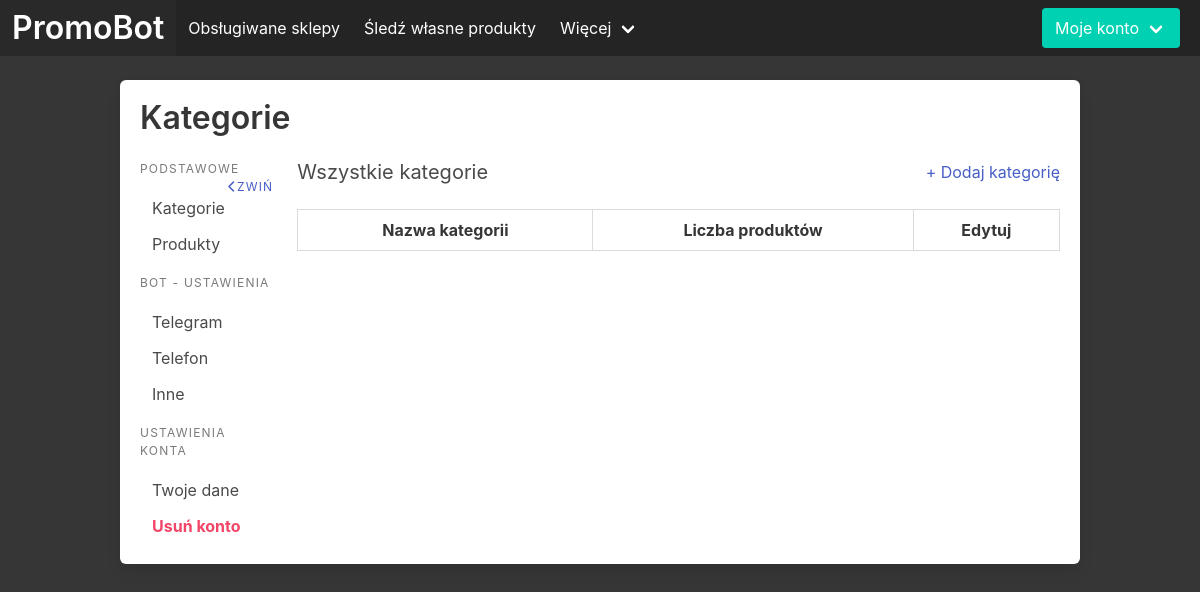
The app's page /moje-konto/kategorie (signed in), older data.
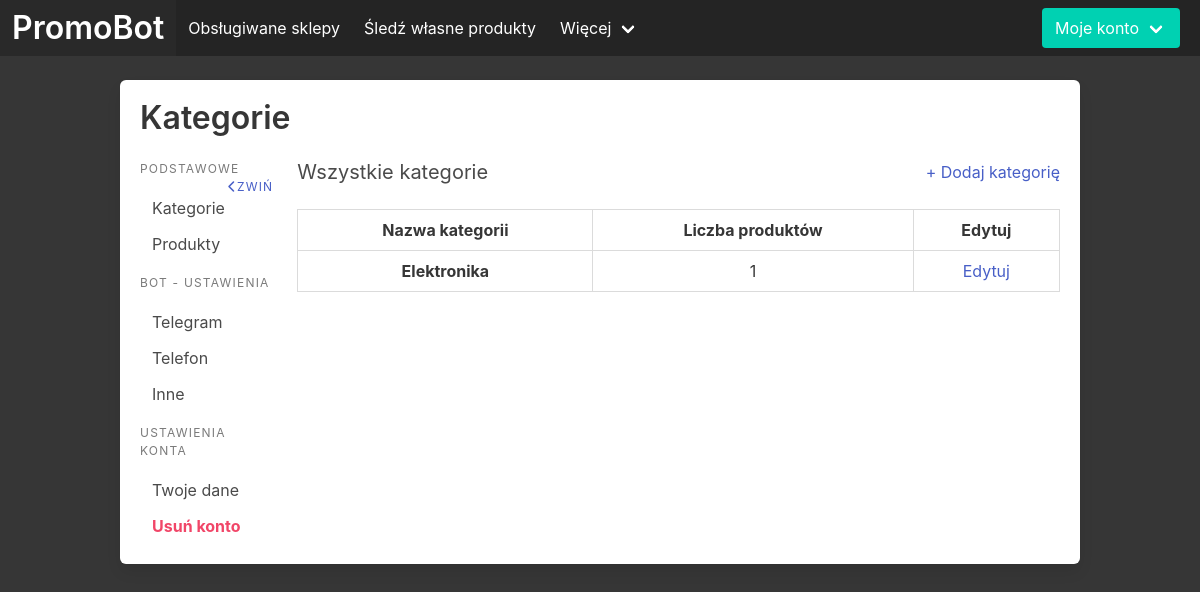
The same page, newer data.
### priceBot/models.py (models this page shows)
class Category(models.Model):
    user = models.ForeignKey(User, on_delete=models.CASCADE)
    category_name = models.CharField(max_length=60)

### priceBot/views.py (the view, shortened to what this page needs)
# urls.py: path('moje-konto/kategorie', views.categories_account, name='categories_account'),
def categories_account(request):
    if not request.user.is_authenticated:
        return redirect("homepage")
    categories = [
        {
            "id": category.id,
            "name": category.category_name,
            "products_count": len(Product.objects.filter(category=category, user=request.user))
        } for category in Category.objects.filter(user=request.user)
    ]
    context = {
        "categories": categories
    }
    print(categories)
    return render(request, 'account/categories.html', context=context)

### templates/account/categories.html (shortened to what this page needs)
{% extends 'account/base.html' %}
{% block title2 %}
    <h1 class="title">Kategorie</h1>
{% endblock title2 %}
{% block main-column %}
<div class="is-flex is-justify-content-space-between">
    <h1 class="subtitle categories-title">Wszystkie kategorie</h1>
    <a class="add-category">+ Dodaj kategorię</a>
</div>
  <table class="table is-bordered categories is-fullwidth">
    <tbody>
      <thead>
        <th class="has-text-centered">Nazwa kategorii</th>
        <th class="has-text-centered">Liczba produktów</th>
        <th class="has-text-centered">Edytuj</th>
      </thead>
      {% for category in categories %}
      <tr class="has-text-centered">
        <th class="has-text-centered">{{ category.name }}</th>
        <td class="has-text-centered">{{ category.products_count }}</td>
        <td class="has-text-centered"><a href="{% url 'category_edit' category.id %}">Edytuj</a></td>
      </tr>
      {% endfor %}
    </tbody>
</table>
{% endblock main-column %}

### templates/account/base.html
{% extends 'app/base.html' %}
{% block content %}
{% block title2 %}
{% endblock title2 %}
<div class="columns">
    <div class="column is-2">
        <aside class="menu">
            <p class="menu-label">
                Podstawowe
                <a class="is-pulled-right"><i class="fa-solid fa-chevron-left"></i>Zwiń </a>
            </p>
            <ul class="menu-list">
                <li><a href="{% url 'categories_account' %}">Kategorie</a></li>
                <li><a href="{% url 'products_account' %}">Produkty</a></li>
            </ul>
            <p class="menu-label">
                BOT - Ustawienia
            </p>
            <ul class="menu-list">
                <li><a href="?ustawienia-telegram">Telegram</a></li>
                <li><a href="?ustawienia-telefon">Telefon</a></li>
                <li><a href="?ustawienia-inne">Inne</a></li>
            </ul>
            <p class="menu-label">
                Ustawienia konta
            </p>
            <ul class="menu-list">
                <li><a href="{% url 'data_account' %}">Twoje dane</a></li>
                <li><a class="has-text-danger" href={% url 'delete_account' %}><strong>Usuń konto</strong></a></li>
            </ul>
        </aside>
    </div>
    <div class="column is-10">
        {% block main-column %}
        {% endblock main-column %}
    </div>
</div>
{% endblock content %}

### templates/app/base.html (shortened to what this page needs)
<!DOCTYPE html>
<html lang="pl">
<head>
  <link rel="stylesheet" href="https://cdn.jsdelivr.net/npm/bulma@0.9.4/css/bulma.min.css">
</head>
<body class="is-dark has-background-dark is-fullheight-with-navbar" style="min-height: 100vh; height:100%">
  <nav class="navbar has-background-black-ter is-dark" role="navigation" aria-label="main navigation">
    <div class="navbar-brand">
      <a class="navbar-item" href="{% url 'homepage' %}">
        <strong class="title has-text-white">PromoBot</strong>
      </a>
    </div>
    <div id="navbarBasicExample" class="navbar-menu">
      <div class="navbar-start">
        <a href="{% url 'available_stores' %}" class="navbar-item">
          Obsługiwane sklepy
        </a>
        {% if user.is_authenticated %}
          <a href="{% url 'add_products' %}" class="navbar-item">
           Śledź własne produkty
          </a>
        {% endif %}
        <div class="navbar-item has-dropdown is-hoverable">
          <a class="navbar-link">
            Więcej
          </a>
        </div>
      </div>
      <div class="navbar-end">
        <div class="navbar-item">
          <div class="buttons">
            {% if user.is_authenticated %}
              <div class="has-dropdown is-hoverable navbar-item">
                <a href="{% url 'user_page' %}" class="button is-primary navbar-link">Moje konto</a>
              </div>
            {% endif %}
          </div>
        </div>
      </div>
    </div>
  </nav>
  <div class="container mt-5 box">
    {% block content %}
    {% endblock %}
  </div>
</body>
</html>

### templates/app/base.html (style rules this page uses)
body { overflow: hidden; }

Row changes from the older to the newer data that the page shows:
added Category: name "Elektronika"
Text that changed along with them:
new list line: "1 Edytuj"
